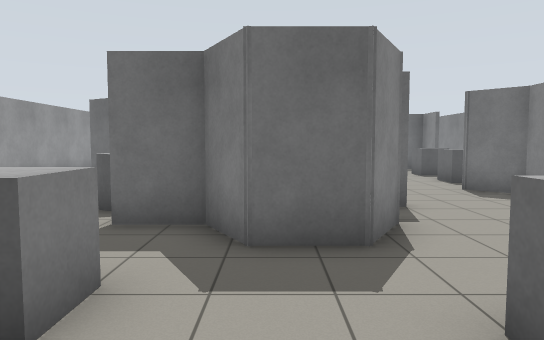
view 1 (above)

24 first-person views from a walk through a robot-simulator world made for Gazebo. The camera is 1.2 m above the floor, tilts 4° down and sees 70° across. The floor is counted in squares, 1 m on a side. Each view is taken from the middle of a square. On the plan, view 1 faces up. The plan holds only what a view shows up to about 15 squares ahead; the rest is blank.

view 2
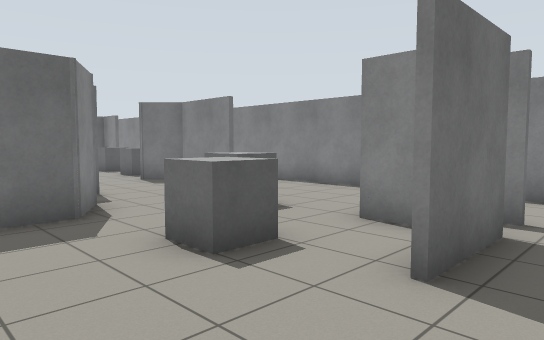

view 3
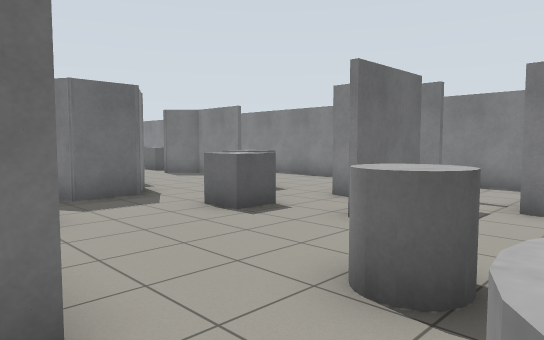

view 4
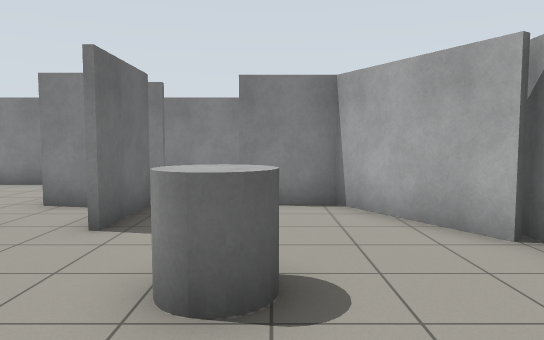

view 5
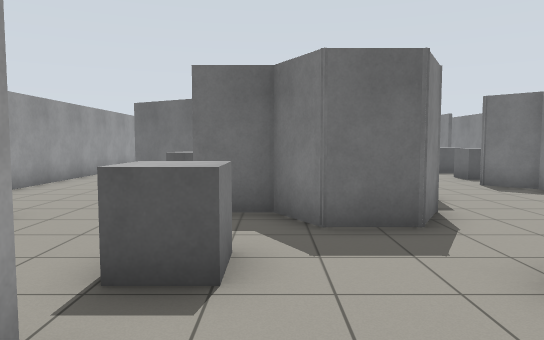

view 6
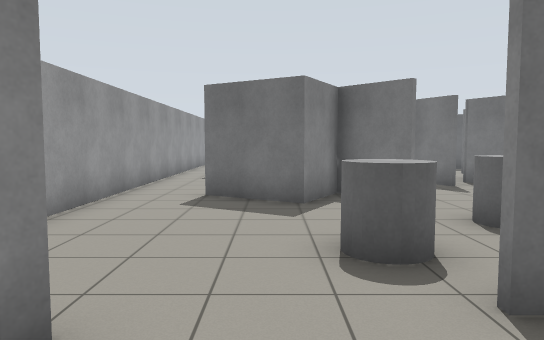

view 7
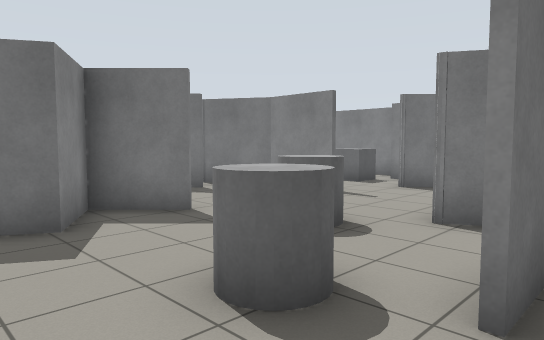

view 8
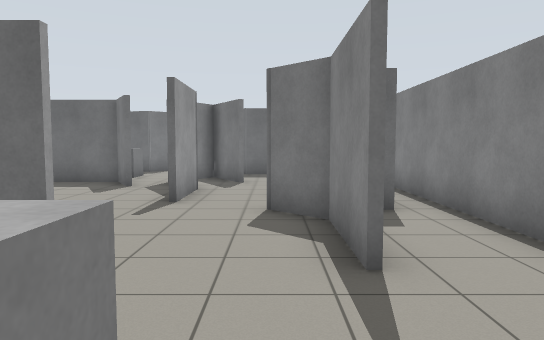

view 9
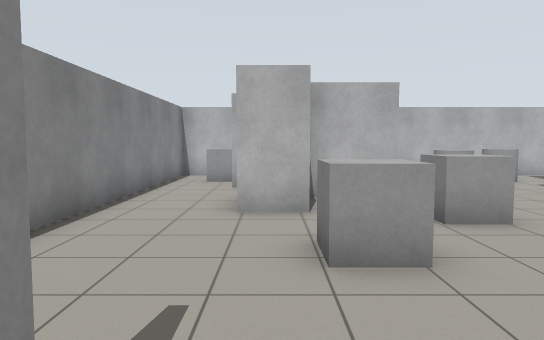

view 10
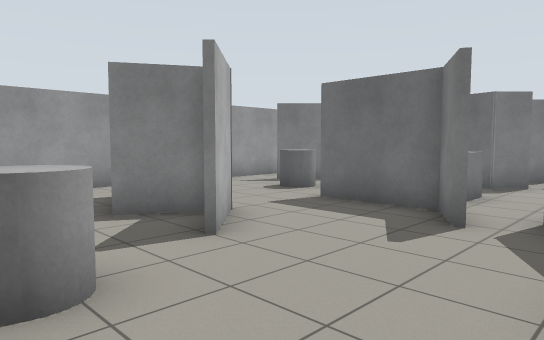

view 11
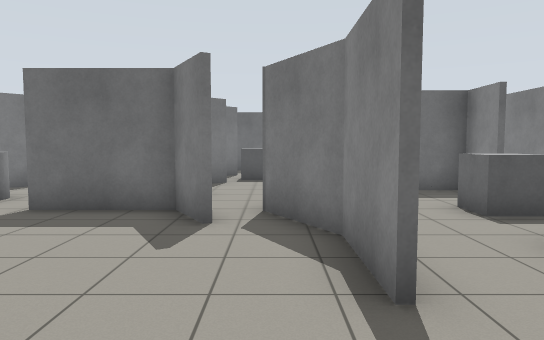

view 12
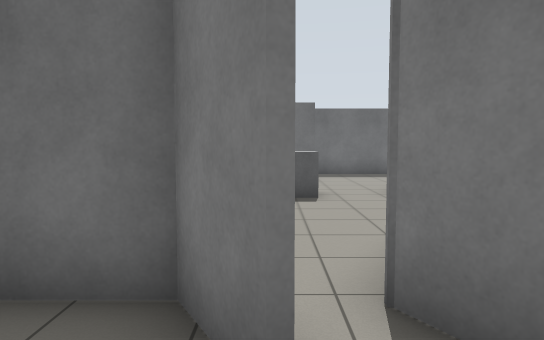

view 13
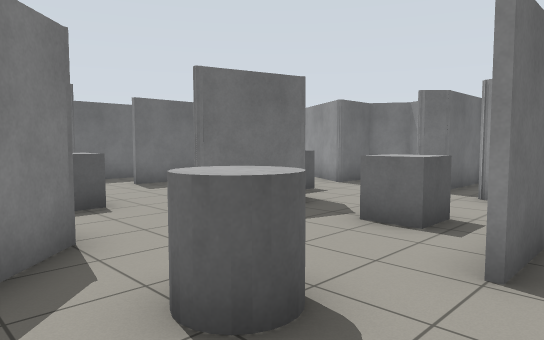

view 14
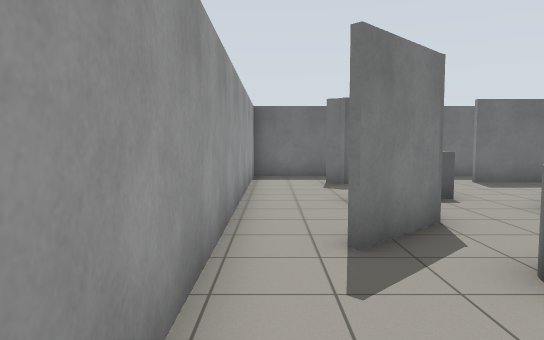

view 15
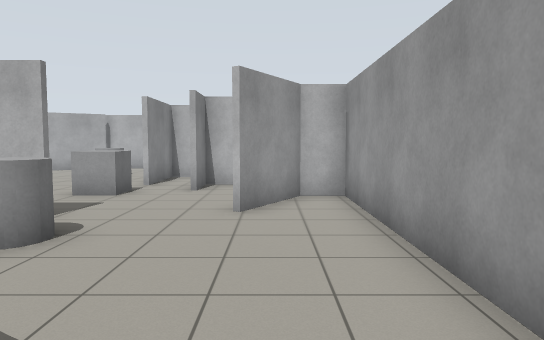

view 16
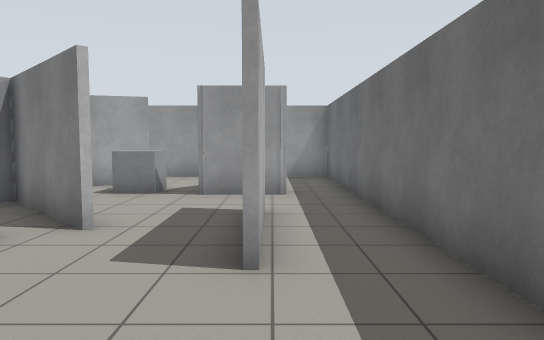

view 17
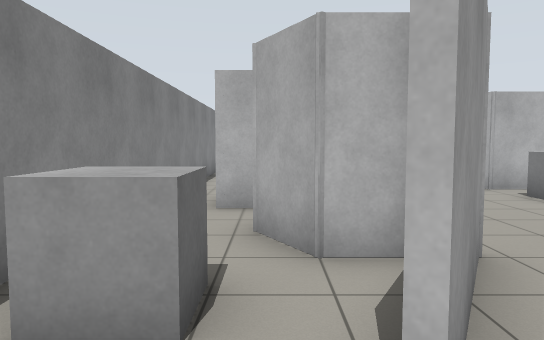

view 18
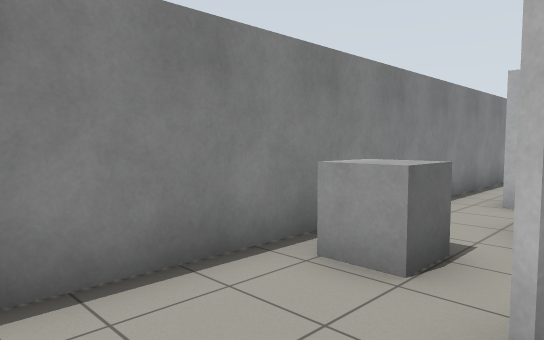

view 19
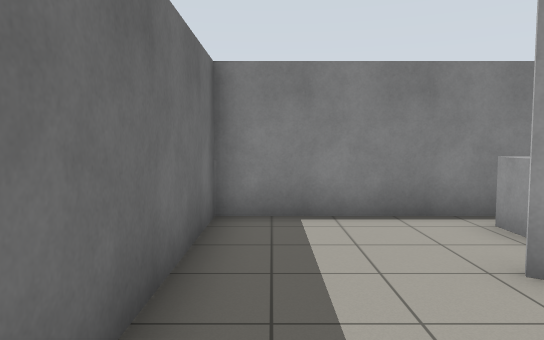

view 20
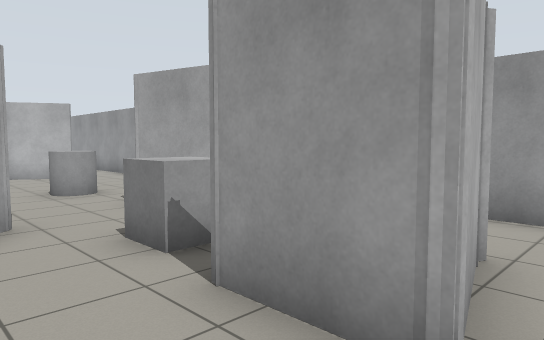

view 21
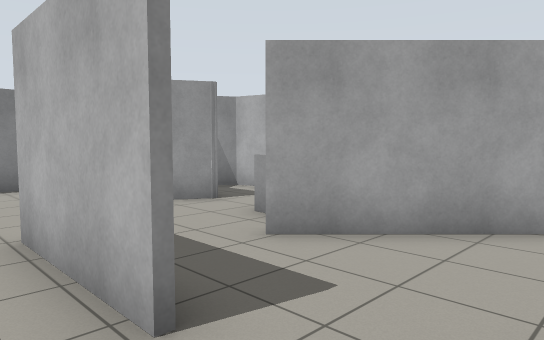

view 22
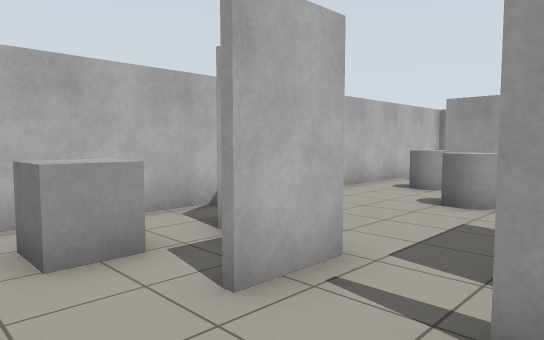

view 23
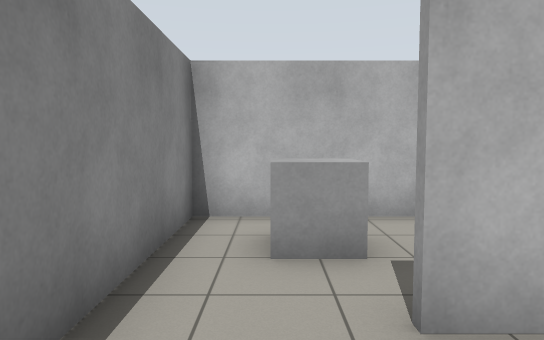

view 24
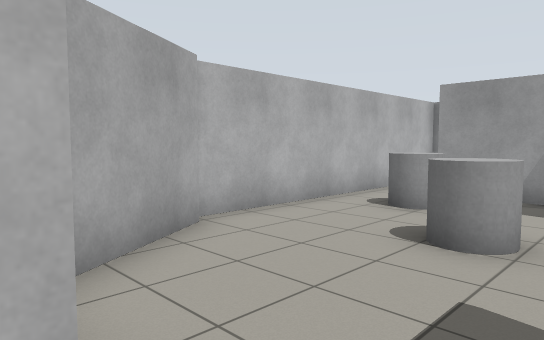

### Floor plan
Key: @ floor where view 1 was taken; # wall or solid block; x gap in a wall; . floor; B grey box; C grey cylinder; T thing the floor can be seen under or through.
Columns run from 8 left of view 1 to 9 right of it. Each row starts with its distance up from view 1.
 27 ##################
 26 #................#
 25 #..###..###......#
 24 #... #...........#
 23 #............#.B.#
 22 #...BB..#...##.B.#
 21 #..#B..##BB.###. #
 20 #..#..###B....#. #
 19 #..#.. ##....##..#
 18 #.##........####.#
 17 #.......B......#.#
 16 #...C..... T#....#
 15 #.....###TT.#.B .#
 14 #........TT#..B .#
 13 #..........#... .#
 12 #..#.##....#..B..#
 11 #..####....#...#.#
 10 #............###.#
  9 #......CC.....#..#
  8 #....C..C.....#..#
  7 #....CC..##...#..#
  6 #.....##..#......#
  5 #.#....####......#
  4 #.#.........B....#
  3 ###...B..........#
  2    .#.B...B......#
  1    ##.x......#...#
  0      .#.@...##...#
 -1      ##....##....#
 -2     ##..C........#
 -3     #...C....##..#
 -4     #.C.....##BB.#
 -5     ..C... ##.BB.#
 -6     ......#......#
 -7  #################

Where each view was taken, in squares from view 1:
view 1: 0 up, 0 right, facing up
view 2: 2 down, 1 left, facing up-right
view 3: 4 down, 3 left, facing up-right
view 4: 3 down, 3 left, facing right
view 5: 1 down, 1 left, facing up
view 6: 3 up, 4 left, facing up
view 7: 5 up, 5 left, facing up-right
view 8: 3 up, 5 right, facing up
view 9: 8 up, 5 right, facing down
view 10: 8 up, 3 right, facing up-left
view 11: 8 up, 2 right, facing up
view 12: 12 up, 1 right, facing up
view 13: 14 up, 6 left, facing up-right
view 14: 13 up, 7 left, facing up
view 15: 12 up, 6 left, facing down
view 16: 25 up, 6 right, facing left
view 17: 25 up, 6 right, facing down
view 18: 26 up, 5 right, facing down-right
view 19: 26 up, 2 right, facing right
view 20: 26 up, 1 left, facing down-left
view 21: 26 up, 3 left, facing down-right
view 22: 0 up, 8 right, facing down-left
view 23: 0 up, 7 right, facing down
view 24: 1 down, 5 right, facing down-left
